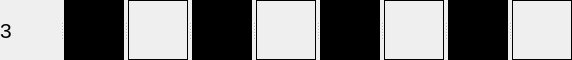
     <widget class="QSplitter" name="splitter_6">
      <property name="orientation">
       <enum>Qt::Horizontal</enum>
      </property>
      <widget class="QLabel" name="label_76">
       <property name="minimumSize">
        <size>
         <width>60</width>
         <height>60</height>
        </size>
       </property>
       <property name="maximumSize">
        <size>
         <width>60</width>
         <height>60</height>
        </size>
       </property>
       <property name="baseSize">
        <size>
         <width>60</width>
         <height>60</height>
        </size>
       </property>
       <property name="font">
        <font>
         <family>Arial</family>
         <pointsize>16</pointsize>
        </font>
       </property>
       <property name="layoutDirection">
        <enum>Qt::LeftToRight</enum>
       </property>
       <property name="text">
        <string>3</string>
       </property>
      </widget>
      <widget class="QLabel" name="label_7">
       <property name="minimumSize">
        <size>
         <width>60</width>
         <height>60</height>
        </size>
       </property>
       <property name="maximumSize">
        <size>
         <width>60</width>
         <height>60</height>
        </size>
       </property>
       <property name="baseSize">
        <size>
         <width>60</width>
         <height>60</height>
        </size>
       </property>
       <property name="layoutDirection">
        <enum>Qt::LeftToRight</enum>
       </property>
       <property name="autoFillBackground">
        <bool>false</bool>
       </property>
       <property name="styleSheet">
        <string notr="true">background-color : black</string>
       </property>
       <property name="text">
        <string/>
       </property>
      </widget>
      <widget class="QLabel" name="label_14">
       <property name="minimumSize">
        <size>
         <width>60</width>
         <height>60</height>
        </size>
       </property>
       <property name="maximumSize">
        <size>
         <width>60</width>
         <height>60</height>
        </size>
       </property>
       <property name="baseSize">
        <size>
         <width>60</width>
         <height>60</height>
        </size>
       </property>
       <property name="layoutDirection">
        <enum>Qt::LeftToRight</enum>
       </property>
       <property name="autoFillBackground">
        <bool>false</bool>
       </property>
       <property name="styleSheet">
        <string notr="true">border: 1px solid black</string>
       </property>
       <property name="text">
        <string/>
       </property>
      </widget>
      <widget class="QLabel" name="label_23">
       <property name="minimumSize">
        <size>
         <width>60</width>
         <height>60</height>
        </size>
       </property>
       <property name="maximumSize">
        <size>
         <width>60</width>
         <height>60</height>
        </size>
       </property>
       <property name="baseSize">
        <size>
         <width>60</width>
         <height>60</height>
        </size>
       </property>
       <property name="layoutDirection">
        <enum>Qt::LeftToRight</enum>
       </property>
       <property name="autoFillBackground">
        <bool>false</bool>
       </property>
       <property name="styleSheet">
        <string notr="true">background-color : black</string>
       </property>
       <property name="text">
        <string/>
       </property>
      </widget>
      <widget class="QLabel" name="label_32">
       <property name="minimumSize">
        <size>
         <width>60</width>
         <height>60</height>
        </size>
       </property>
       <property name="maximumSize">
        <size>
         <width>60</width>
         <height>60</height>
        </size>
       </property>
       <property name="baseSize">
        <size>
         <width>60</width>
         <height>60</height>
        </size>
       </property>
       <property name="layoutDirection">
        <enum>Qt::LeftToRight</enum>
       </property>
       <property name="autoFillBackground">
        <bool>false</bool>
       </property>
       <property name="styleSheet">
        <string notr="true">border: 1px solid black</string>
       </property>
       <property name="text">
        <string/>
       </property>
      </widget>
      <widget class="QLabel" name="label_41">
       <property name="minimumSize">
        <size>
         <width>60</width>
         <height>60</height>
        </size>
       </property>
       <property name="maximumSize">
        <size>
         <width>60</width>
         <height>60</height>
        </size>
       </property>
       <property name="baseSize">
        <size>
         <width>60</width>
         <height>60</height>
        </size>
       </property>
       <property name="layoutDirection">
        <enum>Qt::LeftToRight</enum>
       </property>
       <property name="autoFillBackground">
        <bool>false</bool>
       </property>
       <property name="styleSheet">
        <string notr="true">background-color : black</string>
       </property>
       <property name="text">
        <string/>
       </property>
      </widget>
      <widget class="QLabel" name="label_50">
       <property name="minimumSize">
        <size>
         <width>60</width>
         <height>60</height>
        </size>
       </property>
       <property name="maximumSize">
        <size>
         <width>60</width>
         <height>60</height>
        </size>
       </property>
       <property name="baseSize">
        <size>
         <width>60</width>
         <height>60</height>
        </size>
       </property>
       <property name="layoutDirection">
        <enum>Qt::LeftToRight</enum>
       </property>
       <property name="autoFillBackground">
        <bool>false</bool>
       </property>
       <property name="styleSheet">
        <string notr="true">border: 1px solid black</string>
       </property>
       <property name="text">
        <string/>
       </property>
      </widget>
      <widget class="QLabel" name="label_59">
       <property name="minimumSize">
        <size>
         <width>60</width>
         <height>60</height>
        </size>
       </property>
       <property name="maximumSize">
        <size>
         <width>60</width>
         <height>60</height>
        </size>
       </property>
       <property name="baseSize">
        <size>
         <width>60</width>
         <height>60</height>
        </size>
       </property>
       <property name="layoutDirection">
        <enum>Qt::LeftToRight</enum>
       </property>
       <property name="autoFillBackground">
        <bool>false</bool>
       </property>
       <property name="styleSheet">
        <string notr="true">background-color : black</string>
       </property>
       <property name="text">
        <string/>
       </property>
      </widget>
      <widget class="QLabel" name="label_68">
       <property name="minimumSize">
        <size>
         <width>60</width>
         <height>60</height>
        </size>
       </property>
       <property name="maximumSize">
        <size>
         <width>60</width>
         <height>60</height>
        </size>
       </property>
       <property name="baseSize">
        <size>
         <width>60</width>
         <height>60</height>
        </size>
       </property>
       <property name="layoutDirection">
        <enum>Qt::LeftToRight</enum>
       </property>
       <property name="autoFillBackground">
        <bool>false</bool>
       </property>
       <property name="styleSheet">
        <string notr="true">border: 1px solid black</string>
       </property>
       <property name="text">
        <string/>
       </property>
      </widget>
     </widget>
